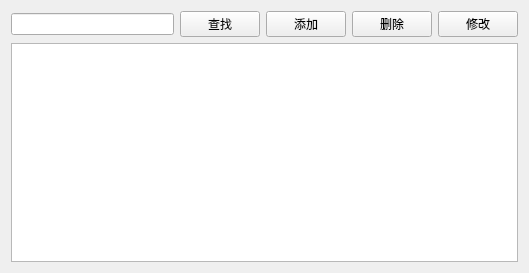
<?xml version="1.0" encoding="UTF-8"?>
<ui version="4.0">
 <class>MedicalView</class>
 <widget class="QWidget" name="MedicalView">
  <property name="geometry">
   <rect>
    <x>0</x>
    <y>0</y>
    <width>529</width>
    <height>273</height>
   </rect>
  </property>
  <property name="windowTitle">
   <string>Form</string>
  </property>
  <layout class="QGridLayout" name="gridLayout">
   <item row="0" column="0">
    <layout class="QHBoxLayout" name="horizontalLayout">
     <item>
      <widget class="QLineEdit" name="lineEdit"/>
     </item>
     <item>
      <widget class="QPushButton" name="btnFind">
       <property name="text">
        <string>查找</string>
       </property>
      </widget>
     </item>
     <item>
      <widget class="QPushButton" name="btnIncrease">
       <property name="text">
        <string>添加</string>
       </property>
      </widget>
     </item>
     <item>
      <widget class="QPushButton" name="btnDelete">
       <property name="text">
        <string>删除</string>
       </property>
      </widget>
     </item>
     <item>
      <widget class="QPushButton" name="btnModify">
       <property name="text">
        <string>修改</string>
       </property>
      </widget>
     </item>
    </layout>
   </item>
   <item row="1" column="0">
    <widget class="QTableView" name="tableView"/>
   </item>
  </layout>
 </widget>
 <resources/>
 <connections/>
</ui>
